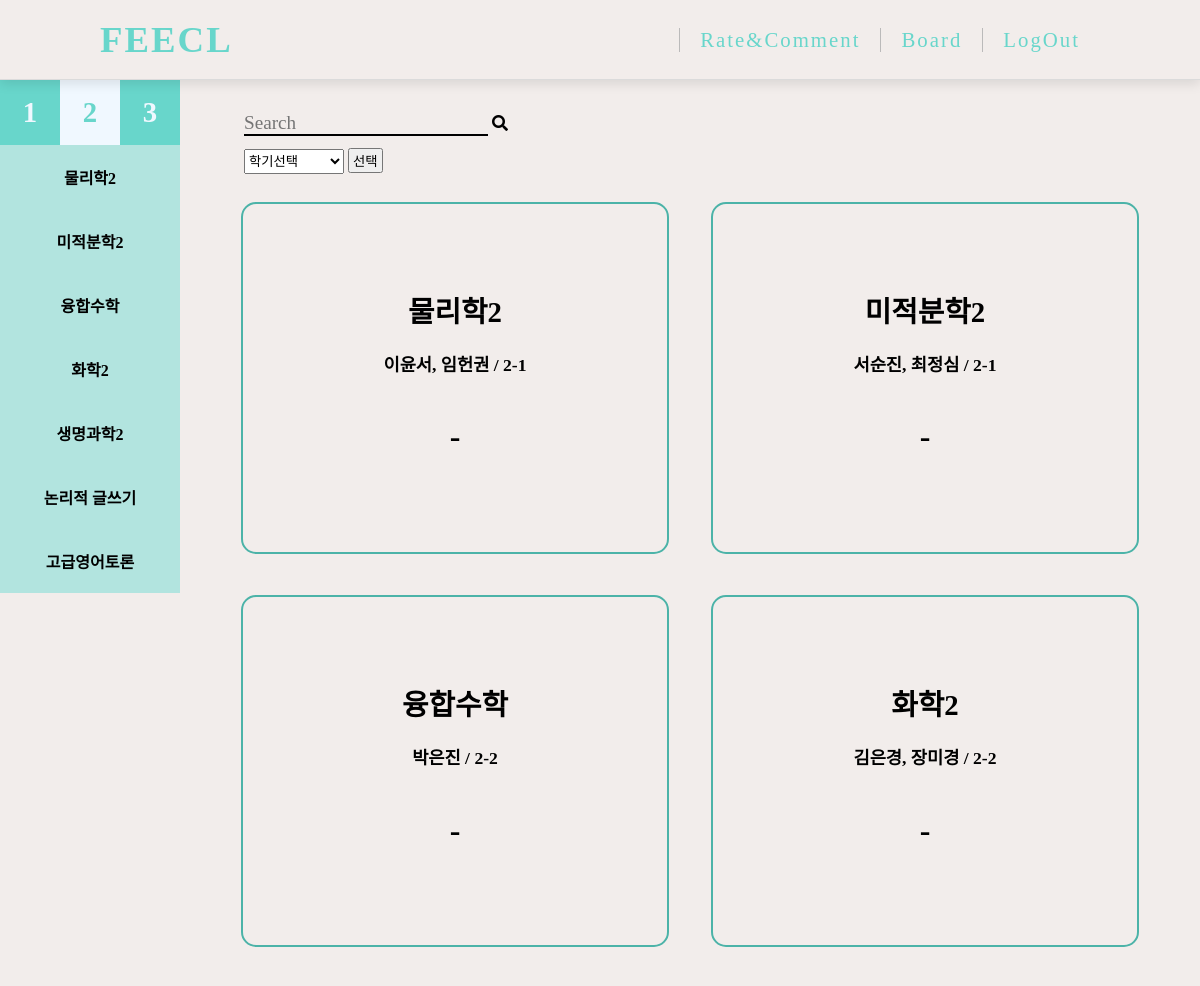
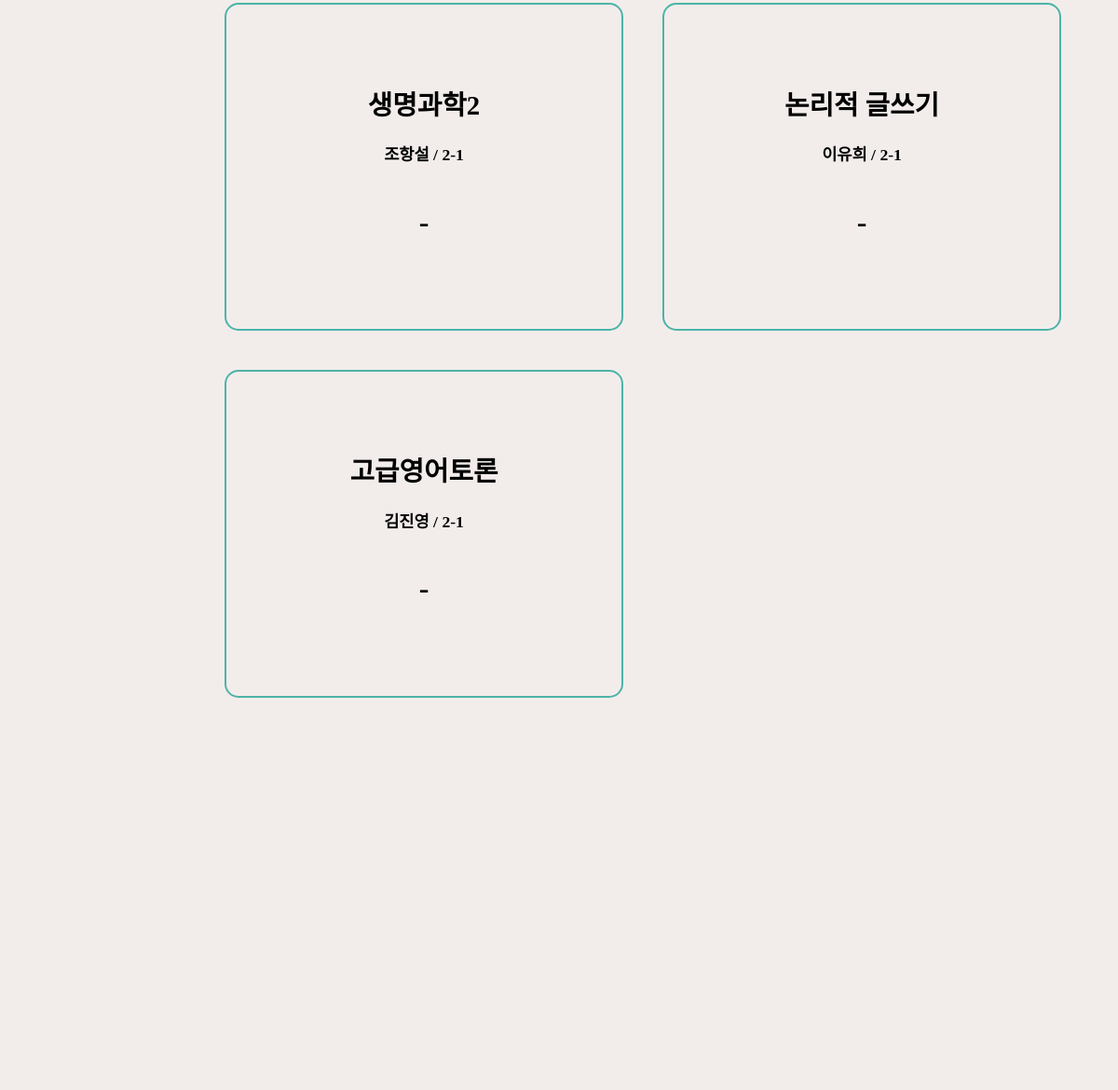
The page /starRating/2/ (signed in) on the database its author committed (2 pictures, top to bottom).
### feeclStar/models.py (models this page shows, shortened)
class Subject(models.Model):
    subject_name = models.CharField('Title', max_length=50)
    subject_teacher = models.CharField('Teacher', max_length=50)
    subject_star = models.FloatField('Star',default=0, null=True)
    subject_credit = models.PositiveIntegerField(default=1)
    subject_semester = models.PositiveIntegerField(default=1)

### feeclStar/views.py (the view)
# urls.py: path('', subjectList,name='list'),
def subjectList(request):
    try:
        select_semester = request.GET['semester']
        if select_semester == 'none':
                subject = Subject.objects.all().order_by('-subject_star')
        elif select_semester == 'one':
            subject = Subject.objects.filter(subject_semester = 1).order_by('-subject_star')
        elif select_semester == 'two':
            subject = Subject.objects.filter(subject_semester = 2).order_by('-subject_star')
        writer_id = request.session['user']
        return render(request,'feeclStar/subject_2_list.html',{'subject':subject,'subjectList':subject,'writer_id':writer_id})
    except:
        try:
            search = request.GET['search']
            subjectList = Subject.objects.filter(subject_name__icontains=search).order_by('-subject_star')
            subject = Subject.objects.all().order_by('-subject_star')
            writer_id = request.session['user']
            return render(request,'feeclStar/subject_2_list.html',{'subject':subject,'subjectList':subjectList,'writer_id':writer_id})
        except:
            subject = Subject.objects.all().order_by('-subject_star')
            writer_id = request.session['user']
            return render(request,'feeclStar/subject_2_list.html',{'subject':subject,'subjectList':subject,'writer_id':writer_id})

### feeclStar/templates/feeclStar/subject_2_list.html (shortened to what this page needs)
{%extends 'base.html'%}
{%block content%}
<div class='sidebar'>
    <div class='sideTop'>
        <ul>
            <li><a class='not_now' href="http://127.0.0.1:8000/starRating/1/">1</a></li>
            <li><a class='now' href="http://127.0.0.1:8000/starRating/2/">2</a></li>
            <li><a class='not_now' href="http://127.0.0.1:8000/starRating/3/">3</a></li>
        </ul>
    </div>
    <div class='sideSubject'>
        <ul>
            {% for subject in subject %}
                {%if writer_id != 0%}
                <li><a href='./detail/{{subject.pk}}'>{{subject.subject_name}}</a></li>
                {%elif writer_id == 0%}
                <li><a href=""><p onclick="alert('회원만 접근할 수 있는 페이지입니다')">{{subject.subject_name}}</p></a></li>
                {%endif%}
            {% endfor %}
        </ul>
    </div>
</div>
<div class='searchBar'>
    <form action='' method='GET'>
    <input type='text' name='search' id='search' placeholder='Search' autocomplete='off'>
    <label for='search'><i class='fa fa-search' aria-hidden='true'></i></label>
    </form>
    <div class='semester_select'>
        <form action='' method='GET'>
            <select name="semester" id='semester'>
                <option value="none">학기선택</option>
            </select>
            <input type='submit' value='선택'>
        </form>
    </div>
</div>
<div class="container">
    <div class="subject">
        {% for subject in subjectList%}
        {%if writer_id != 0%}
        <div class="subject-item" tabindex="0" onclick="location.href='./detail/{{subject.pk}}';">
            <ul>
                <li>{{subject.subject_name}}</li>
                <li>{{subject.subject_teacher}} / 2-{{subject.subject_semester}}</li>
                {% if subject.subject_star == 0%}
                <li>-</li>
                {%else%}
                <li>{{subject.subject_star}}</li>
                {%endif%}
            </ul>
        </div>
        {%endif%}
        {% endfor %}
        {%if subjectList|length|add:"2"|divisibleby:3%}
        <div class='subject-hide' tabindex='0'>
        </div>
        <div class='subject-hide' tabindex='0'>
        </div>
        {%elif subjectList|length|add:"1"|divisibleby:3%}
        <div class='subject-hide' tabindex='0'>
        </div>
        {%endif%}
    </div>
</div>
{%endblock%}

### feeclStar/static/css/style.css (style rules this page uses)
* { margin:0; padding: 0; box-sizing: border-box; font-family: 'InfinitySans-RegularA1'; }
body { background-color: #F2EDEB; min-height: 100vh; }

### feeclStar/static/css/main.css (style rules this page uses)
* { font-family: 'InfinitySans-RegularA1'; }
.sidebar { height:auto; width:15%; position: absolute; left:0; top: 0; margin-top: 80px; background-color: #EAEAEA;; }
.sideTop ul { background-color: burlywood; list-style-type: none; margin: 0; padding: 0; overflow: hidden; }
.sideTop ul li { float: left; width: 33.33333%; }
.sideTop ul li a { display: block; padding: 16px 0px; font-size: 1.8em; text-decoration: none; text-align: center; font-weight: bold; transition: 0.4s; }
.sideTop ul li .not_now { background-color: #68D6CB; color: aliceblue; }
.sideTop ul li .now { background-color: aliceblue; color: #68D6CB; }
.sideSubject ul { list-style-type: none; margin: 0; padding: 0; width:100%; }
.sideSubject ul li a { background-color: #b2e4df; display: block; color: #000; padding: 20px; text-align: center; text-decoration: none; font-weight:bold; transition: 0.3s; }
.searchBar { max-width: 93.5rem; margin-left: 15%; margin-top: 2rem; padding: 0 2rem; width: auto; }
.searchBar input[type='text'] { font-size:1.2em; border:none; outline: none; background-color:#F2EDEB; border-bottom:2px solid #000000; margin-left: 2rem; }
.semester_select { margin-left: 2rem; width: 150px; height: 25px; margin-top: 12px; }
.searchBar select { width: 100px; height: 25px; }
.semester_select input[type='submit'] { width: auto; height: 25px; padding-left: 3px; padding-right: 3px; cursor: pointer; text-align: center; }
.container { max-width: 93.5rem; margin-left: 15%; padding: 0 2rem; width: auto; }
.subject { display: flex; flex-wrap: wrap; margin: 0.5rem 0.5rem; }
.subject-item { position: relative; flex: 1 0 22rem; margin: 1.3rem; cursor: pointer; text-align: center; border: 2px solid #4cb3a8; border-radius: 15px; background-color: #F2EDEB; height: 22rem; transition: 0.6s; }
.subject-hide { position: relative; flex: 1 0 22rem; margin: 1.3rem; text-align: center; border: 2px solid #F2EDEB; background-color: #F2EDEB; height: 22rem; }
.subject-item ul { list-style-type: none; margin: 0; padding: 0; width:100%; }
.subject-item ul li:nth-child(1) { margin-top: 20%; font-weight:bold; font-size: 1.8em; }
.subject-item ul li:nth-child(2) { margin-top: 5%; font-weight:bold; font-size: 1.1em; }
.subject-item ul li:nth-child(3) { margin-top: 10%; font-weight:bold; font-size: 2em; }

### feeclStar/static/css/detail.css (style rules this page uses)
* { margin: 0px; padding: 0px; text-decoration: none; font-family: 'InfinitySans-RegularA1'; }

### feeclStar/static/css/star.css (style rules this page uses)
* { font-family: 'InfinitySans-RegularA1'; }

### rows shown on the page
Subject: subject_name "물리학2", subject_teacher "이윤서, 임헌권", subject_semester "1"
Subject: subject_name "미적분학2", subject_teacher "서순진, 최정심", subject_semester "1"
Subject: subject_name "융합수학", subject_teacher "박은진", subject_semester "2"
Subject: subject_name "화학2", subject_teacher "김은경, 장미경", subject_semester "2"
Subject: subject_name "생명과학2", subject_teacher "조항설", subject_semester "1"
Subject: subject_name "논리적 글쓰기", subject_teacher "이유희", subject_semester "1"
Subject: subject_name "고급영어토론", subject_teacher "김진영", subject_semester "1"
